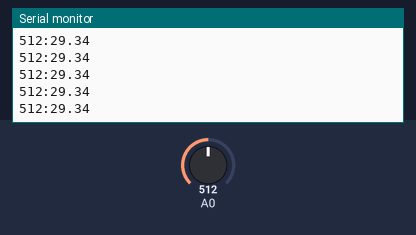
Recording of a sketch running on a simulated Arduino Uno, built with avr-gcc and run on an emulated ATmega328P. On the bench: the last lines printed to the serial monitor. The test bench sets the inputs (shaded band); at power-on: A0 = 512.

Above: at 1.2 s.
1.3 s: A0 set to 716
At 2.4 s:
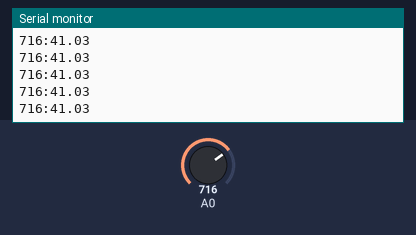
2.8 s: A0 set to 900
At 3.7 s:
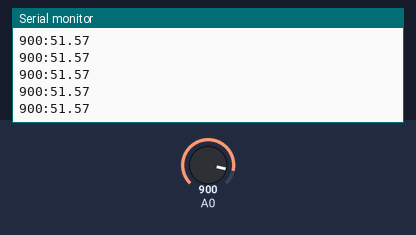
Timing chart, 0 to 5.8 s (numbered marks = the images above; inputs shaded):
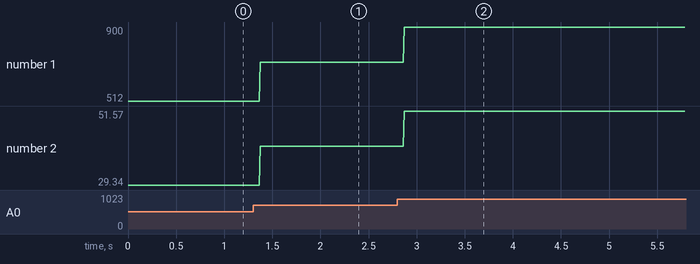

The sketch:

batteryVoltageTest.ino
```cpp
float R1 = 98900.0;
float R2 = 9820.0;

void setup() {
  // put your setup code here, to run once:
  Serial.begin(9600);

}

void loop() {
  // put your main code here, to run repeatedly:
  int value = analogRead(A0);
  float vout = (value*5.3)/1024.0;
  float vin= vout/(R2/(R1+R2));

  Serial.print(value);
  Serial.print(':');
  Serial.println(vin);

}
```

Measured:
- after the input at 1.3 s, the serial monitor: prints a new line after 0.07 s (image 1)
- after the input at 2.8 s, the serial monitor: prints a new line after 0.07 s (image 2)
- plotted number 1: 512 → 716 after the input at 1.3 s, 716 → 900 after the input at 2.8 s
- plotted number 2: 29.34 → 41.03 after the input at 1.3 s, 41.03 → 51 after the input at 2.8 s
